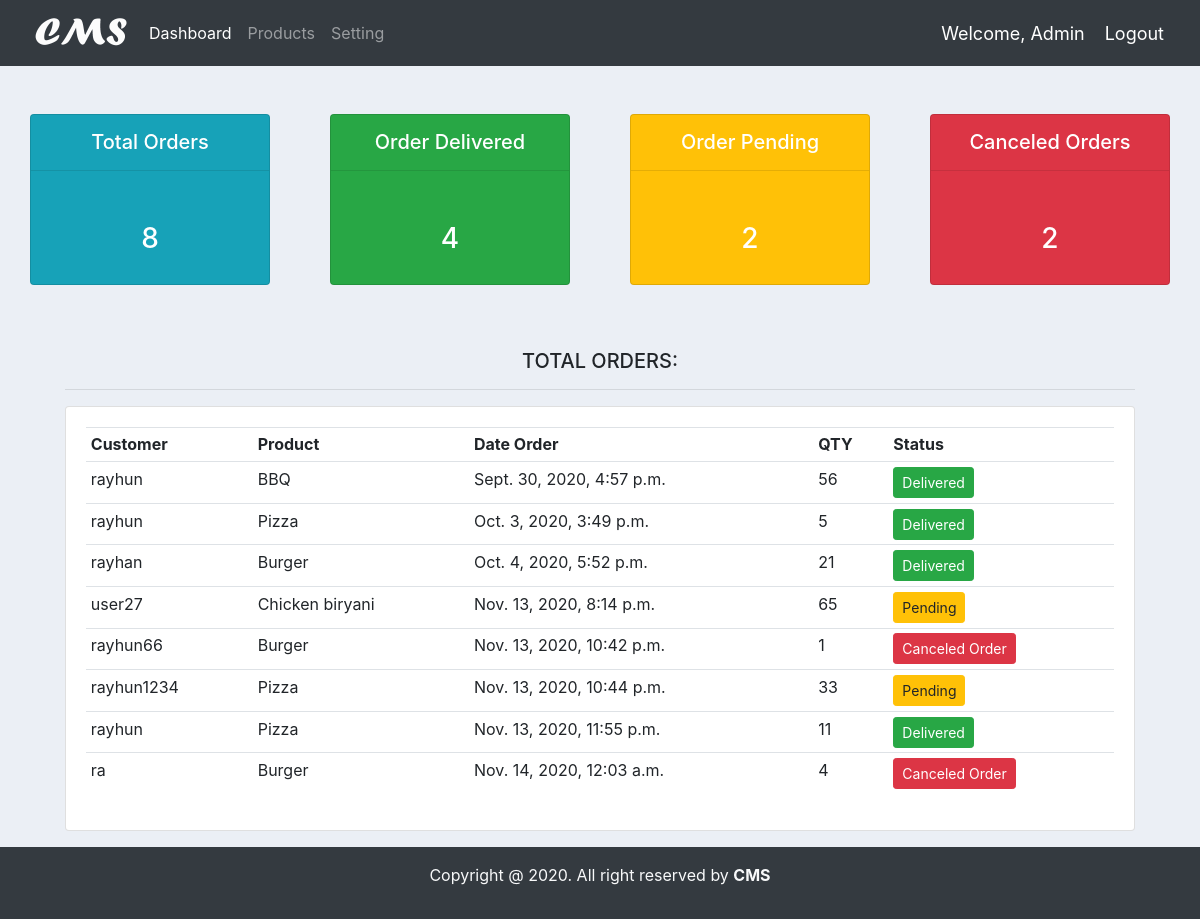
Screenshot of /all/orders (signed in) with the database file from the repository.
### accounts/models.py (models this page shows, shortened)
class Order(models.Model):
    STATUS = (
        ('Pending','Pending'),
        ('Canceled Order','Canceled Order'),
        ('Delivered','Delivered')
        )
    customer = models.ForeignKey(Customer, null=True, on_delete=models.SET_NULL)
    Product = models.ForeignKey(Product, null=True, on_delete=models.SET_NULL)
    date_created = models.DateTimeField(auto_now_add=True, null=True)
    statur = models.CharField(max_length=200, null=True, choices=STATUS)
    note = models.CharField(max_length=200, null=True)
    order_content = models.DecimalField(max_digits= 10000, null=True, decimal_places=0)

class Customer(models.Model):
    user = models.OneToOneField(User, null=True, blank=True, on_delete=models.CASCADE)
    name = models.CharField(max_length=200, null=True)
    phone = models.CharField(max_length=200, null=True)
    email = models.CharField(max_length=200, null=True)
    profile_pic = models.ImageField(default="demo.jpg", null=True, blank=True)
    date_created = models.DateTimeField(auto_now_add=True, null=True)
    def __str__(self):
        return str(self.name)

class Product(models.Model):
    CATAGORY = (
        ('Indoor','Indoor'),
        ('Out Door','Out Door'),
    )
    name = models.CharField(max_length=200, null=True)
    price = models.FloatField(null=True)
    catagory = models.CharField(max_length=200, null=True, choices=CATAGORY)
    descriprion = models.CharField(max_length=500 ,null=True, blank=True)
    data_created = models.DateTimeField(auto_now_add=True)
    tags = models.ManyToManyField(Tag)
    def __str__(self):
        return str(self.name)

### accounts/decorators.py (the view)
    def wrapper_func(request, *args, **kwargs):
        group = None
        if request.user.groups.exists():
            group = request.user.groups.all()[0].name
        if group == 'customer':
            return redirect('user_profile')
        elif group == 'admin':
            return view_func(request, *args, **kwargs)
        else:
            context = {}
            return render(request, 'accounts/customer_not_auth.html', context)

### accounts/views.py (called while the page is built)
@login_required
@admin_only
def order_list(request):
    orders = Order.objects.all()
    total_orders = orders.count()
    order_delivered = orders.filter(statur='Delivered').count()
    order_pending = orders.filter(statur='Pending').count()
    order_cancels = orders.filter(statur='Canceled Order').count()
    context = {
        'orders':orders,
        'total_orders':total_orders,
        'order_delivered':order_delivered,
        'order_pending':order_pending,
        'order_cancels':order_cancels,
    }
    return render(request, 'accounts/order_list.html',context)

### accounts/templates/accounts/order_list.html
{% extends 'accounts/main.html' %}
{% block content %}
<div class="container-fluid">
    {% include 'accounts/status.html' %}
    <div class="row">
        <div class="col-md-11 m-auto">
            <h5 class="text-center">TOTAL ORDERS:</h5>
            <hr>
            <div class="card card-body">
                {% if orders %}
                <table class="table table-sm">
                    <tr>
                        <th>Customer</th>
                        <th>Product</th>
                        <th>Date Order</th>
                        <th>QTY</th>
                        <th>Status</th>
                    </tr>
                    {% for order in orders %}
                    <tr>
                        <td>{{ order.customer }}</td>
                        <td>{{ order.Product }}</td>
                        <td>{{ order.date_created }}</td>
                        <td>{{ order.order_content }}</td>
                        <td>
                            {% if order.statur == "Delivered" %}
                                <a class="btn btn-sm btn-success">{{ order.statur }}</a>
                            {% endif %}
                            {% if order.statur == "Pending" %}
                                <a class="btn btn-sm btn-warning">{{ order.statur }}</a>
                            {% endif %}
                            {% if order.statur == "Canceled Order" %}
                                <a class="btn btn-sm btn-danger">{{ order.statur }}</a>
                            {% endif %}
                        </td>
                    </tr>
                    {% endfor %}
                </table>
                {% else %}
                    <h3 class="h3 text-center py-3 text-danger">Order Not Found</h3>
                {% endif %}
            </div>
        </div>
    </div>
</div>
{% endblock %}

### accounts/templates/accounts/navbar.html (shortened to what this page needs)
{% load static %}
<nav class="navbar navbar-expand-lg navbar-dark bg-dark">
  <a href="{% url 'home' %}"><img id="logo" src="{% static '/images/logo.png' %}" alt="" title="Customer Management System"></a>
    <div class="collapse navbar-collapse" id="navbarSupportedContent">
      <ul class="navbar-nav mr-auto">
        {% if request.user.is_staff %}
        <li class="nav-item active">
          <a class="nav-link" href="{% url 'home' %}">Dashboard</a>
        </li>
        {% endif %}
        <li class="nav-item">
          <a class="nav-link" href="{% url 'products' %}">Products</a>
        </li>
        <li class="nav-item">
          <a class="nav-link" href="{% url 'account' %}">Setting</a>
        </li>
      </ul>
    </div>
    <span class="hello">Welcome, {{ request.user|title }} </span>
    <span><a class="hello" href="{% url 'logout' %}">Logout</a></span>
  </nav>

### static/css/main.css (style rules this page uses)
#logo { height: 50PX; }
body { background-color: #ebeff5; }

### accounts/templates/accounts/main.html (style rules this page uses)
a { text-decoration: none; }

### accounts/templates/accounts/navbar.html (style rules this page uses)
.hello { color: #fff; font-size: 18px; margin-right: 20px; }

### rows the page displays
Order: customer "rayhun", Product "BBQ", date_created "Sept. 30, 2020, 4:57 p.m.", order_content "56", statur "Delivered"
Order: customer "rayhun", Product "Pizza", date_created "Oct. 3, 2020, 3:49 p.m.", order_content "5", statur "Delivered"
Order: customer "rayhan", Product "Burger", date_created "Oct. 4, 2020, 5:52 p.m.", order_content "21", statur "Delivered"
Order: customer "user27", Product "Chicken biryani", date_created "Nov. 13, 2020, 8:14 p.m.", order_content "65", statur "Pending"
Order: customer "rayhun66", Product "Burger", date_created "Nov. 13, 2020, 10:42 p.m.", order_content "1", statur "Canceled Order"
Order: customer "rayhun1234", Product "Pizza", date_created "Nov. 13, 2020, 10:44 p.m.", order_content "33", statur "Pending"
Order: customer "rayhun", Product "Pizza", date_created "Nov. 13, 2020, 11:55 p.m.", order_content "11", statur "Delivered"
Order: customer "ra", Product "Burger", date_created "Nov. 14, 2020, 12:03 a.m.", order_content "4", statur "Canceled Order"

### other values shown
{{ request.user|title }} "Admin"
{{ total_orders }} "8"
{{ order_delivered }} "4"
{{ order_pending }} "2"
{{ order_cancels }} "2"
